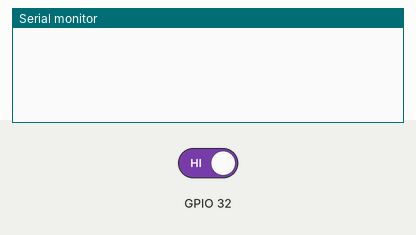
Recording of a sketch running on a simulated ESP32. On the bench: the last lines printed to the serial monitor. Inputs (shaded band) come from the test bench; at power-on: GPIO 32 HIGH.

Above: at 1.2 s.
1.3 s: GPIO 32 driven LOW
At 1.8 s:
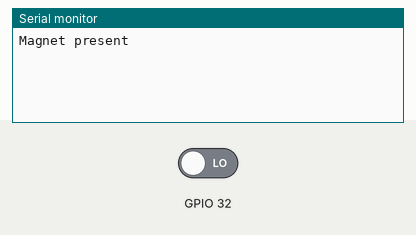
2.8 s: GPIO 32 driven HIGH
At 4.2 s:
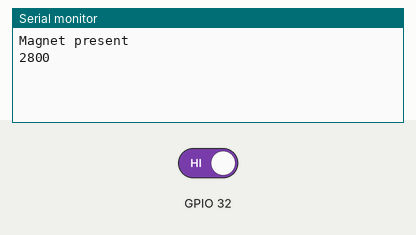

The sketch:

Magnet_n_halleffect_sensor.ino
```cpp
// void setup() {
//   pinMode(32, INPUT);
//   Serial.begin(9600);
// }

// void loop() {
//   int a = digitalRead(32);
//   if (a == 1) {
//     Serial.println("No magnet");
//   }
//   else {
//     Serial.println("Magnet present");
//   }
// }

int x = 0;
int count = 0;
unsigned long start = 0;
unsigned long timeold = 0;
int revolutions = 0;

void setup() {
  pinMode(32, INPUT);
  Serial.begin(9600);
}

void loop() {
  x = magnet_detect(32);
  if(x==0){
    if(revolutions==2){
      Serial.println(calculateRPM());
    }
  }
}
long calculateRPM() {
  long rpm = (60000/(millis() - timeold));
  timeold = millis();
  revolutions = 0;
  return rpm;
}
int magnet_detect(int pin){
  int a = digitalRead(pin);
  if (a == 1) {
  }
  else {
    revolutions = revolutions + 1;
    Serial.println("Magnet present");
    while(digitalRead(32)==0){

    }
    if(revolutions == 1){
      timeold = millis();
    }
    Serial.println(millis());
  }
  return a;
}
```

Measured:
- after the input at 1.3 s, the serial monitor: prints a new line at once (image 1)
- after the input at 2.8 s, the serial monitor: prints a new line at once (image 2)
